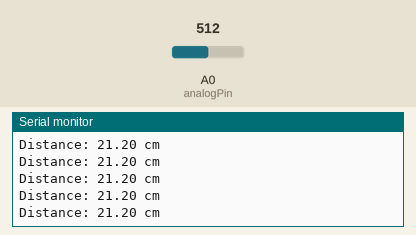
This sketch was run on a simulated Arduino Uno, built with avr-gcc and run on an emulated ATmega328P. Parts: the last lines printed to the serial monitor. Inputs (shaded band) come from the test bench; at power-on: A0 (analogPin) = 512.

Above: at 1.2 s.
1.3 s: A0 (analogPin) set to 0
At 1.32 s:
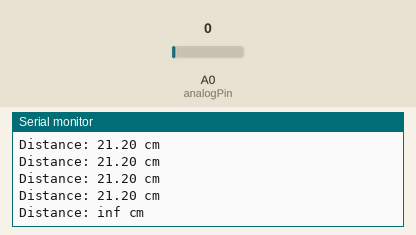
3.2 s: A0 (analogPin) set to 122
At 3.23 s:
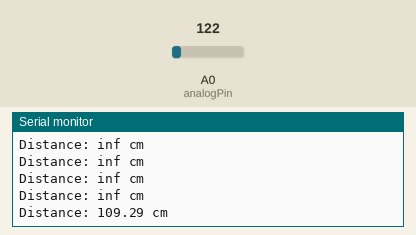

The sketch:

exp3.ino
```cpp
const int analogPin = A0; // Pin connected to the analog output of the sensor
int sensorValue; // Variable to store the raw sensor value
float distance_cm; // Variable to store calculated distance in centimeters

void setup() {
  Serial.begin(9600); // Initialize serial communication
}

void loop() {
  // Read the raw sensor value
  sensorValue = analogRead(analogPin);

  // Convert the raw sensor value to distance (in cm) using a formula
  // Replace the formula with the one specified in your sensor's datasheet
  distance_cm = 10650.08 * pow(sensorValue, -0.935) - 10;

  // Print the distance to the serial monitor
  Serial.print("Distance: ");
  Serial.print(distance_cm);
  Serial.println(" cm");

  delay(100); // Delay for stability
}
```

Measured:
- after the input at 1.3 s, the serial monitor: prints a new line at once (image 1)
- after the input at 3.2 s, the serial monitor: prints a new line at once (image 2)
